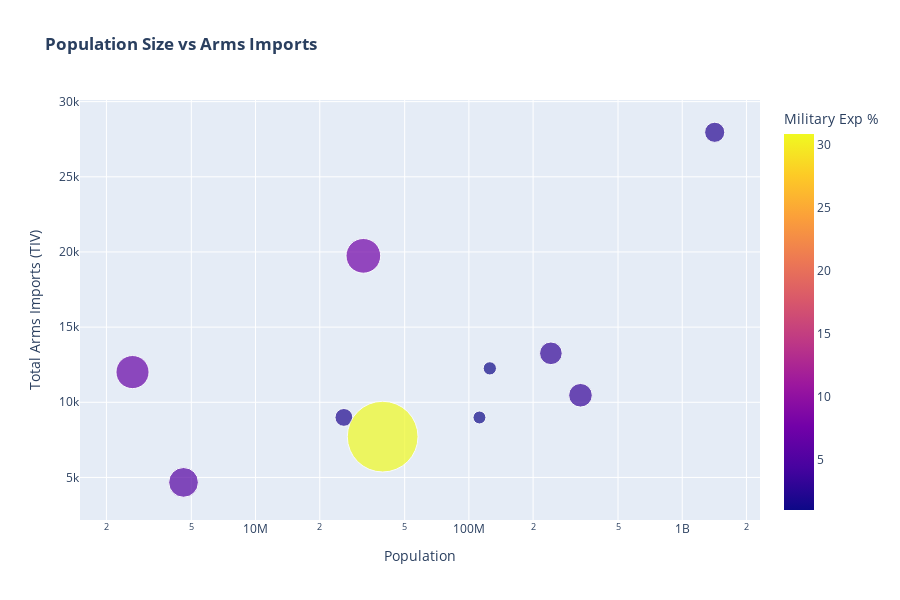

The cell this chart's notebook holds for it:
### Code cell
# Analysis 2: Population Size vs Arms Imports
print("\nANALYZING POPULATION VS ARMS IMPORTS...")

# Create population vs imports visualization
fig2 = px.scatter(military_analysis, 
                 x='population', 
                 y='tiv_total_order',
                 size='mil_exp_pct',
                 hover_name='country',
                 title='<b>Population Size vs Arms Imports</b>',
                 labels={'population': 'Population',
                        'tiv_total_order': 'Total Arms Imports (TIV)',
                        'mil_exp_pct': 'Military Exp %'},
                 color='mil_exp_pct',
                 log_x=True,  # Log scale for better visualization
                 size_max=50)

fig2.update_layout(height=600)
fig2.show()

# Per capita analysis
military_analysis['imports_per_capita'] = military_analysis['tiv_total_order'] / military_analysis['population']
military_analysis['imports_per_capita_gdp'] = military_analysis['tiv_total_order'] / military_analysis['gdp']

# Top importers per capita
top_per_capita = military_analysis.nlargest(10, 'imports_per_capita')
print("\nTOP 10 ARMS IMPORTERS PER CAPITA:")
print(top_per_capita[['country', 'imports_per_capita', 'tiv_total_order', 'population']])

### Figure 1 — Plotly figure (JSON) as saved in the notebook; plotly's stock layout.template omitted (floating-point values rounded to 4 significant figures)
{"data": [{"hovertemplate": "<b>%{hovertext}</b><br><br>Population=%{x}<br>Total Arms Imports (TIV)=%{y}<br>Military Exp %=%{marker.color}<extra></extra>", "hovertext": ["Australia", "Egypt", "India", "Japan", "Kuwait", "Pakistan", "Qatar", "Saudi Arabia", "Ukraine", "United States"], "legendgroup": "", "marker": {"color": [1.963, 1.033, 2.514, 1.088, 5.449, 3.162, 6.761, 7.417, 30.85, 3.441], "coloraxis": "coloraxis", "size": [1.963, 1.033, 2.514, 1.088, 5.449, 3.162, 6.761, 7.417, 30.85, 3.441], "sizemode": "area", "sizeref": 0.01234, "symbol": "circle"}, "mode": "markers", "name": "", "orientation": "v", "showlegend": false, "type": "scatter", "x": [25950000.0, 112100000.0, 1420000000.0, 125400000.0, 4596000.0, 242300000.0, 2650000.0, 32010000.0, 39430000.0, 333500000.0], "xaxis": "x", "y": [8994.0, 8989.0, 27960.0, 12260.0, 4672.0, 13260.0, 12010.0, 19740.0, 7715.0, 10470.0], "yaxis": "y"}], "layout": {"coloraxis": {"colorbar": {"title": {"text": "Military Exp %"}}, "colorscale": [[0, "#0d0887"], [0.1111, "#46039f"], [0.2222, "#7201a8"], [0.3333, "#9c179e"], [0.4444, "#bd3786"], [0.5556, "#d8576b"], [0.6667, "#ed7953"], [0.7778, "#fb9f3a"], [0.8889, "#fdca26"], [1, "#f0f921"]]}, "height": 600, "legend": {"itemsizing": "constant", "tracegroupgap": 0}, "title": {"text": "<b>Population Size vs Arms Imports</b>"}, "xaxis": {"anchor": "y", "domain": [0, 1], "title": {"text": "Population"}, "type": "log"}, "yaxis": {"anchor": "x", "domain": [0, 1], "title": {"text": "Total Arms Imports (TIV)"}}}}
